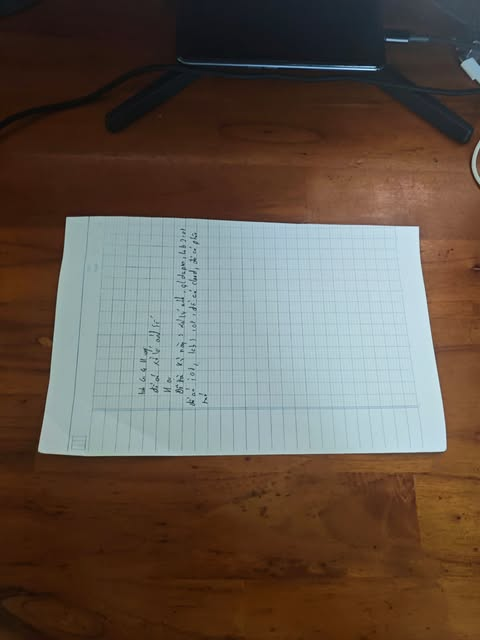
#> input picture experiments/data/WrongEXIF.jpg, 480 x 640 px
$ python geometry_demo.py data/WrongEXIF.jpg --output-dir out   (older library calls are emulated)
#> lines starting #> are read from the running program, lines starting #| are printed output that depends on the picture; after the words box and inside, x2 and y2 are one past the last pixel; in counts of white or black regions, pixels touching at a corner belong together
### backend/app/processing/normalize.py
"""Image input and normalization, independent of HTTP, database and UI code."""

import struct
import warnings
from dataclasses import dataclass
from hashlib import sha256
from io import BytesIO
from typing import Literal

import numpy as np
from numpy.typing import NDArray
from PIL import Image, ImageOps, UnidentifiedImageError

from ..settings import MAX_IMAGE_PIXELS, MAX_UPLOAD_BYTES


@dataclass(frozen=True, slots=True)
class ImageInfo:
    """Encoded raster metadata, before EXIF rotation or alpha compositing."""

    format: Literal["JPEG", "PNG"]
    width: int
    height: int
    mode: str
    frame_count: int
    byte_count: int


@dataclass(frozen=True, slots=True)
class EncodedSource:
    """Exact PNG payload and metadata; the storage layer writes these bytes."""

    png_bytes: bytes
    width: int
    height: int
    sha256: str


class ImageValidationError(ValueError):
    """Stable error code and a user-facing message; no HTTP status here."""

    def __init__(self, code: str, message: str) -> None:
        super().__init__(message)
        self.code = code


def _check_dimensions(width: int, height: int) -> None:
    if width < 2 or height < 2:
        raise ImageValidationError("IMAGE_TOO_SMALL", "Chiều rộng và chiều cao ảnh phải từ 2 pixel.")
    if width * height > MAX_IMAGE_PIXELS:
        raise ImageValidationError("TOO_MANY_PIXELS", "Ảnh vượt giới hạn 16 triệu pixel.")


def validate_image(data: bytes) -> ImageInfo:
    """Check bytes/header/container without decoding pixels or changing input.

    Pillow's open() is lazy and verify() is not a full decoder. A later
    normalization step must reopen and load(), rejecting decode failures too.
    https://pillow.readthedocs.io/en/stable/reference/Image.html#PIL.Image.Image.verify
    """
    if not data:
        raise ImageValidationError("EMPTY_FILE", "Tệp ảnh rỗng.")
    if len(data) > MAX_UPLOAD_BYTES:
        raise ImageValidationError("FILE_TOO_LARGE", "Tệp ảnh vượt giới hạn 15 MiB.")
    if data.startswith(b"\x89PNG\r\n\x1a\n"):
        image_format: Literal["JPEG", "PNG"] = "PNG"
    elif data.startswith(b"\xff\xd8\xff"):
        image_format = "JPEG"
    else:
        raise ImageValidationError("UNSUPPORTED_FORMAT", "Chỉ hỗ trợ ảnh JPEG hoặc PNG hợp lệ.")

    try:
        # Keep Pillow's global protection intact; map its warning/error to our
        # stricter 16 MP quota even if Pillow rejects during header parsing.
        with warnings.catch_warnings():
            warnings.simplefilter("error", Image.DecompressionBombWarning)
            with Image.open(BytesIO(data), formats=("JPEG", "PNG")) as image:
                width, height = image.size
                _check_dimensions(width, height)
                frames = getattr(image, "n_frames", 1)
                if frames != 1:
                    raise ImageValidationError("MULTI_FRAME_IMAGE", "Chỉ hỗ trợ ảnh tĩnh có một frame.")
                info = ImageInfo(image_format, width, height, image.mode, frames, len(data))
                # Quotas come first; PNG CRC/truncation checks need no raster.
                image.verify()
                return info
    except ImageValidationError:
        raise
    except (Image.DecompressionBombWarning, Image.DecompressionBombError) as error:
        raise ImageValidationError("TOO_MANY_PIXELS", "Ảnh vượt giới hạn 16 triệu pixel.") from error
    except (UnidentifiedImageError, OSError, SyntaxError, ValueError, EOFError, struct.error) as error:
        raise ImageValidationError("INVALID_IMAGE", "Không đọc được ảnh: header hoặc dữ liệu tệp bị hỏng.") from error


def normalize_image(data: bytes) -> NDArray[np.uint8]:
    """Validate uploaded bytes and return an owned, contiguous H*W*3 BGR raster.

    EXIF is applied to a fresh decoder object, not to the original bytes.
    https://pillow.readthedocs.io/en/stable/reference/ImageOps.html#PIL.ImageOps.exif_transpose
    """
    validate_image(data)
#> in validate_image, image is the input picture: PIL image 480x640 RGB; mean R, G, B 98.9, 85.9, 75
#> in validate_image, `frames = getattr(image, "n_frames", 1)`: frames = 1
    try:
        # verify() consumes the first decoder; reopen before loading pixels.
        with Image.open(BytesIO(data), formats=("JPEG", "PNG")) as image:
            image.load()
            ImageOps.exif_transpose(image, in_place=True)
            _check_dimensions(*image.size)
            if image.has_transparency_data:
                rgba = image.convert("RGBA")
                white = Image.new("RGBA", image.size, "white")
                rgb = Image.alpha_composite(white, rgba).convert("RGB")
            else:
                rgb = image if image.mode == "RGB" else image.convert("RGB")
            # Reverse RGB channels then copy: no negative stride or decoder
            # lifetime remains in the array consumed by OpenCV.
            return np.ascontiguousarray(np.asarray(rgb, dtype=np.uint8)[:, :, ::-1])
    except ImageValidationError:
        raise
    except (OSError, SyntaxError, ValueError, EOFError, struct.error) as error:
        raise ImageValidationError("INVALID_IMAGE", "Không giải mã được ảnh: dữ liệu pixel hoặc metadata bị hỏng.") from error


def encode_normalized_png(bgr: NDArray[np.uint8]) -> EncodedSource:
    """Encode BGR pixels losslessly, without inheriting the upload's EXIF.

    The 15 MiB quota applies to uploads, not to this internal PNG artifact.
    Hash the exact payload to be saved, not raw pixels or original file bytes.
    """
    if bgr.dtype != np.uint8 or bgr.ndim != 3 or bgr.shape[2] != 3:
        raise ImageValidationError("INVALID_NORMALIZED_IMAGE", "Nguồn chuẩn hóa phải là mảng BGR uint8 có shape (H, W, 3).")
    height, width = bgr.shape[:2]
    _check_dimensions(width, height)
    buffer = BytesIO()
    # A fresh RGB image has no inherited EXIF/ICC/XMP. Pillow interprets arrays
    # as RGB, so channel reversal is required even though the core uses BGR.
    with Image.fromarray(bgr[:, :, ::-1]) as image:
        image.save(buffer, format="PNG", compress_level=6)
    png_bytes = buffer.getvalue()
    return EncodedSource(png_bytes, width, height, sha256(png_bytes).hexdigest())

### backend/app/processing/geometry.py
"""Source geometry only; independent of HTTP, storage and image decoding."""

from collections.abc import Mapping, Sequence
from itertools import combinations
from math import atan2, dist, floor, fsum, hypot, isfinite
from numbers import Integral, Real

import cv2
import numpy as np
from numpy.typing import NDArray

from ..settings import MAX_IMAGE_PIXELS

Point = tuple[float, float]
Quad = tuple[Point, Point, Point, Point]

# Implementation baselines, relative to the pixel diagonal; not detector accuracy.
POINT_DISTANCE_EPS_RATIO = 1e-6
MIN_EDGE_LENGTH_RATIO = 1e-3
MIN_QUAD_AREA_RATIO = 1e-6
MAX_WARP_LONG_EDGE = 2400
MAX_WARP_PIXELS = 5_760_000


class GeometryValidationError(ValueError):
    """Stable reason code and Vietnamese message, without an HTTP status."""

    def __init__(self, code: str, message: str) -> None:
        super().__init__(message)
        self.code = code


def _scales(width: int, height: int) -> Point:
    if any(isinstance(d, bool) or not isinstance(d, Integral) or d < 2 for d in (width, height)):
        raise GeometryValidationError("INVALID_DIMENSIONS", "Kích thước ảnh phải là số nguyên từ 2 pixel.")
    try:
        scales = float(int(width) - 1), float(int(height) - 1)
    except OverflowError as error:
        raise GeometryValidationError("INVALID_DIMENSIONS", "Kích thước ảnh vượt phạm vi số thực.") from error
    if not isfinite(hypot(*scales)):
        raise GeometryValidationError("INVALID_DIMENSIONS", "Đường chéo ảnh vượt phạm vi số thực.")
    return scales


def _point(point: Sequence[Real]) -> Point:
    try:
        if isinstance(point, (str, bytes, Mapping)) or len(point) != 2:
            raise ValueError
        values = point[0], point[1]
        if any(isinstance(v, bool) or not isinstance(v, Real) for v in values):
            raise ValueError
        result = float(values[0]), float(values[1])
        if not all(isfinite(v) for v in result):
            raise ValueError
    except (TypeError, ValueError, OverflowError, IndexError, KeyError) as error:
        raise GeometryValidationError("INVALID_POINT", "Mỗi điểm phải có đúng hai tọa độ số thực hữu hạn.") from error
    return result


def _bounded_point(point: Sequence[Real], max_x: float, max_y: float) -> Point:
    x, y = _point(point)
    if not (0 <= x <= max_x and 0 <= y <= max_y):
        raise GeometryValidationError("POINT_OUT_OF_BOUNDS", "Tọa độ nằm ngoài phạm vi ảnh.")
    return x, y


# [9 lines left out: function pixel_to_normalized, not called in this run]


def normalized_to_pixel(point: Sequence[Real], width: int, height: int) -> Point:
    """Map one finite [u,v] in [0,1] to source pixels without rounding.

    GeometryValidationError carries INVALID_DIMENSIONS, INVALID_POINT or
    POINT_OUT_OF_BOUNDS. Use the dimensions of the normalized source.
    """
    max_x, max_y = _scales(width, height)
    u, v = _bounded_point(point, 1, 1)
    return u * max_x, v * max_y


def _quad_pixels(corners: Sequence[Sequence[Real]], width: int, height: int) -> Quad:
    _scales(width, height)
    try:
        if isinstance(corners, (str, bytes, Mapping)) or len(corners) != 4:
            raise ValueError
    except (TypeError, ValueError) as error:
        raise GeometryValidationError("INVALID_CORNER_COUNT", "Vùng chọn phải có đúng bốn điểm.") from error
    pixels = tuple(normalized_to_pixel(point, width, height) for point in corners)
    return pixels[0], pixels[1], pixels[2], pixels[3]


def validate_quad_points(corners: Sequence[Sequence[Real]], width: int, height: int) -> Quad:
    """Check four normalized points and return source pixel points in input order.

    This partial gate checks shape/range, all six point pairs and four cyclic
    edges (including 3→0). It does NOT certify area, convexity, winding or
    intersections; the later topology gate must run before any homography.
    Distances <=1e-6*diagonal are duplicates; edges <=1e-3*diagonal are too
    short. No rounding, sorting, clamping or detector minimum-area filter.
    Errors add INVALID_CORNER_COUNT, DUPLICATE_POINTS and SHORT_EDGE to the
    coordinate helper's reason codes.
    """
    pixels = _quad_pixels(corners, width, height)
    diagonal = hypot(*_scales(width, height))
    duplicate_epsilon = POINT_DISTANCE_EPS_RATIO * diagonal
    min_edge = MIN_EDGE_LENGTH_RATIO * diagonal
    for i, j in combinations(range(4), 2):
        if dist(pixels[i], pixels[j]) <= duplicate_epsilon:
            raise GeometryValidationError("DUPLICATE_POINTS", f"Điểm {i} và {j} trùng hoặc quá gần nhau.")
    for i in range(4):
        j = (i + 1) % 4
        if dist(pixels[i], pixels[j]) <= min_edge:
            raise GeometryValidationError("SHORT_EDGE", f"Cạnh {i}→{j} quá ngắn (ngưỡng {min_edge:.6g} pixel).")
    return pixels[0], pixels[1], pixels[2], pixels[3]


def _cross(a: Point, b: Point, c: Point) -> float:
    return (b[0] - a[0]) * (c[1] - a[1]) - (b[1] - a[1]) * (c[0] - a[0])


def _signed_area(points: Quad) -> float:
    # Shoelace translated to p0, equivalent to two signed triangles. Avoid
    # subtracting large global products for a small crop near the image edge.
    return fsum(_cross(points[0], points[i], points[i + 1]) for i in (1, 2)) / 2


def _segments_intersect(a: Point, b: Point, c: Point, d: Point) -> bool:
    """Include endpoint touch/collinear overlap, in diagonal-scaled pixels."""
    epsilon = POINT_DISTANCE_EPS_RATIO

    def orientation(p: Point, q: Point, r: Point) -> int:
        cross = _cross(p, q, r)
        if abs(cross) <= epsilon * dist(p, q):
            return 0
        return 1 if cross > 0 else -1

    def on_segment(p: Point, q: Point, r: Point) -> bool:
        return all(min(p[k], q[k]) - epsilon <= r[k] <= max(p[k], q[k]) + epsilon for k in (0, 1))

    o1, o2 = orientation(a, b, c), orientation(a, b, d)
    o3, o4 = orientation(c, d, a), orientation(c, d, b)
    if o1 * o2 < 0 and o3 * o4 < 0:
        return True
    return (
        (o1 == 0 and on_segment(a, b, c)) or (o2 == 0 and on_segment(a, b, d))
        or (o3 == 0 and on_segment(c, d, a)) or (o4 == 0 and on_segment(c, d, b))
    )


def validate_quad(corners: Sequence[Sequence[Real]], width: int, height: int) -> Quad:
    """Return pixel corners only for a simple, strictly convex clockwise quad.

    Input is normalized and cyclic; keep its start/handle order unchanged.
    In y-down coordinates positive signed area means clockwise. After the
    point/edge gate, reject near-collinear turns, opposite-edge crossings or
    touches, area <=1e-6*D², concavity and reversed winding (in that order).
    GeometryValidationError adds DEGENERATE_QUAD, SELF_INTERSECTION,
    NON_CONVEX_QUAD and INVALID_WINDING. No right-angle or parallel test.
    """
    pixels = validate_quad_points(corners, width, height)
    diagonal = hypot(*_scales(width, height))
    scaled = tuple((x / diagonal, y / diagonal) for x, y in pixels)
    turns = []
    for i in range(4):
        a, b, c = scaled[i], scaled[(i + 1) % 4], scaled[(i + 2) % 4]
        turn = _cross(a, b, c)
        # Cross has area units: compare to a distance tolerance times edge
        # length, rather than comparing an area directly to a pixel epsilon.
        if abs(turn) <= POINT_DISTANCE_EPS_RATIO * max(dist(a, b), dist(b, c)):
            raise GeometryValidationError("DEGENERATE_QUAD", "Ba góc liên tiếp thẳng hàng hoặc quá gần thẳng hàng.")
        turns.append(turn)
    if _segments_intersect(scaled[0], scaled[1], scaled[2], scaled[3]) or _segments_intersect(
        scaled[1], scaled[2], scaled[3], scaled[0]
    ):
        raise GeometryValidationError("SELF_INTERSECTION", "Các cạnh đối của vùng chọn giao hoặc chạm nhau.")
    area = _signed_area(scaled)
    if abs(area) <= MIN_QUAD_AREA_RATIO:
        raise GeometryValidationError("DEGENERATE_QUAD", "Diện tích vùng chọn quá nhỏ hoặc gần suy biến.")
    if not (all(turn > 0 for turn in turns) or all(turn < 0 for turn in turns)):
        raise GeometryValidationError("NON_CONVEX_QUAD", "Vùng chọn phải là tứ giác lồi.")
    if area < 0:
        raise GeometryValidationError("INVALID_WINDING", "Các góc phải theo chiều kim đồng hồ trong ảnh.")
    return pixels


# [26 lines left out: function order_auto_corners, not called in this run]


def _estimated_size(pixels: Quad) -> tuple[int, int]:
    p0, p1, p2, p3 = pixels
    width = max(2, floor(max(dist(p0, p1), dist(p2, p3)) + 0.5))
    height = max(2, floor(max(dist(p0, p3), dist(p1, p2)) + 0.5))
    longest = max(width, height)
    if longest > MAX_WARP_LONG_EDGE:
        # Same exact half-up scaling rule as display resizing, with a geometry
        # minimum of 2 instead of 1. Preserve the ratio of rounded estimates.
        width = max(2, (2 * width * MAX_WARP_LONG_EDGE + longest) // (2 * longest))
        height = max(2, (2 * height * MAX_WARP_LONG_EDGE + longest) // (2 * longest))
    if max(width, height) > MAX_WARP_LONG_EDGE or width * height > MAX_WARP_PIXELS:
        raise GeometryValidationError("INVALID_WARP_SIZE", "Kích thước warp vượt giới hạn đầu ra.")
    return width, height


# [9 lines left out: function estimate_warp_size, not called in this run]


def compute_homography(
    corners: Sequence[Sequence[Real]], width: int, height: int,
) -> tuple[NDArray[np.float64], tuple[int, int]]:
    """Return source→destination H and estimated (W,H), after full validation.

    Match p0,p1,p2,p3 to (0,0),(W−1,0),(W−1,H−1),(0,H−1). Keep source
    fractions (OpenCV requires float32 point arrays), no sorting of handles.
    Reject a nonfinite or singular matrix before image allocation/sampling.
    https://docs.opencv.org/4.x/da/d54/group__imgproc__transform.html
    """
    pixels = validate_quad(corners, width, height)
    size = _estimated_size(pixels)
    w, h = size
    source_points = np.array(pixels, dtype=np.float32)
    destination_points = np.array([(0, 0), (w - 1, 0), (w - 1, h - 1), (0, h - 1)], dtype=np.float32)
    try:
        matrix = cv2.getPerspectiveTransform(source_points, destination_points)
        if matrix.shape != (3, 3) or not np.all(np.isfinite(matrix)):
            raise GeometryValidationError("INVALID_HOMOGRAPHY", "Ma trận phối cảnh không hữu hạn hoặc sai kích thước.")
        sign, log_determinant = np.linalg.slogdet(matrix)
        if sign == 0 or not np.isfinite(log_determinant):
            raise GeometryValidationError("INVALID_HOMOGRAPHY", "Ma trận phối cảnh không khả nghịch.")
    except (cv2.error, np.linalg.LinAlgError) as error:
        raise GeometryValidationError("INVALID_HOMOGRAPHY", "Không tính được ma trận phối cảnh hợp lệ.") from error
    return matrix, size


def warp_document(source: NDArray[np.uint8], corners: Sequence[Sequence[Real]]) -> NDArray[np.uint8]:
    """Warp normalized-source BGR uint8 to an independent rectangular image.

    Input HWC3, dimensions >=2 and <=16 MP; normalized corners must pass
    full geometry validation. Estimated output <=2400 per side /5.76 MP.
    H is forward source→target; warpPerspective samples inversely using
    INTER_LINEAR, BORDER_REPLICATE. No EXIF, filters, rotation or preview here.
    Errors add INVALID_SOURCE, TOO_MANY_PIXELS and WARP_FAILED; no HTTP/DB.
    """
    if not isinstance(source, np.ndarray) or source.dtype != np.uint8 or source.ndim != 3 or source.shape[2] != 3:
        raise GeometryValidationError("INVALID_SOURCE", "Nguồn warp phải là BGR uint8, shape (H,W,3).")
    height, width = source.shape[:2]
    _scales(width, height)
    if width * height > MAX_IMAGE_PIXELS:
        raise GeometryValidationError("TOO_MANY_PIXELS", "Ảnh nguồn vượt giới hạn 16 triệu pixel.")
    matrix, size = compute_homography(corners, width, height)
    try:
        if max(width, height) >= 32767:
            return _warp_large_source(source, matrix, size)
        return cv2.warpPerspective(source, matrix, size, flags=cv2.INTER_LINEAR, borderMode=cv2.BORDER_REPLICATE)
    except cv2.error as error:
        raise GeometryValidationError("WARP_FAILED", "Không lấy mẫu được ảnh sau biến đổi phối cảnh.") from error


# [42 lines left out: function _warp_large_source, not called in this run]

### experiments/geometry_demo.py
"""Render a local source, numbered quad overlay and warp; no detector or UI."""

import argparse
import json
import sys
from hashlib import sha256
from pathlib import Path

import cv2
import numpy as np

PROJECT_ROOT = Path(__file__).resolve().parents[1]
sys.path.insert(0, str(PROJECT_ROOT / 'backend'))

from app.processing.geometry import GeometryValidationError, compute_homography, validate_quad, warp_document
from app.processing.normalize import ImageValidationError, encode_normalized_png, normalize_image
from app.settings import MAX_UPLOAD_BYTES


def main(argv: list[str] | None = None) -> int:
    parser = argparse.ArgumentParser(description='Minh họa quad và homography từ ảnh nguồn; không tự phát hiện góc.')
    parser.add_argument('input', type=Path, help='JPEG/PNG gốc, áp EXIF khi chuẩn hóa.')
    parser.add_argument('--output-dir', type=Path, required=True, help='Thư mục mới, không ghi đè.')
    parser.add_argument('--corners', default='[[0,0],[1,0],[1,1],[0,1]]',
                        help='JSON bốn [u,v] trên source sau EXIF, theo chiều kim đồng hồ; mặc định toàn ảnh.')
    args = parser.parse_args(argv)
    try:
        corners = json.loads(args.corners)
    except json.JSONDecodeError:
        parser.error('--corners phải là JSON hợp lệ.')
    try:
        with args.input.open('rb') as stream:
            original = stream.read(MAX_UPLOAD_BYTES + 1)
        source = normalize_image(original)
#> in normalize_image, `return np.ascontiguousarray(np.asarray(rgb, dtype=np.uint8)[:, :, ::-1])`:
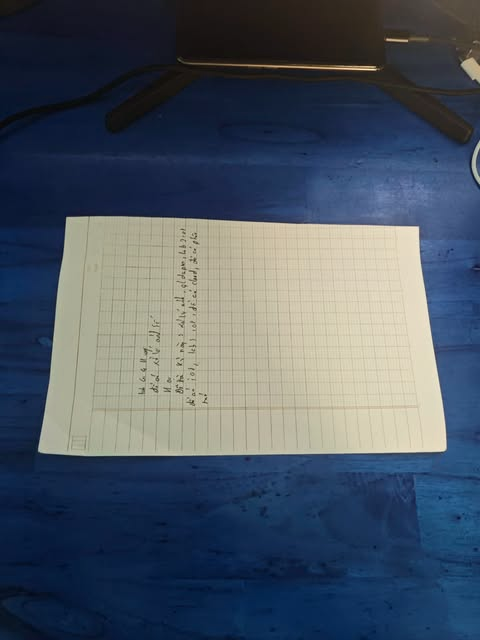
#> returned value: shape (640, 480, 3); mean of channels 0, 1, 2 75, 85.9, 98.9; drawn as R, G, B
        height, width = source.shape[:2]
        pixels = validate_quad(corners, width, height)
        matrix, size = compute_homography(corners, width, height)
        warped = warp_document(source, corners)
        overlay = source.copy()
        # Only the visualization rounds points; metadata/warp retain subpixels.
        drawn = np.floor(np.array(pixels) + 0.5).astype(np.int32)
        thickness = max(1, min(width,height)//300)
        cv2.polylines(overlay, [drawn], True, (40,210,40), thickness)
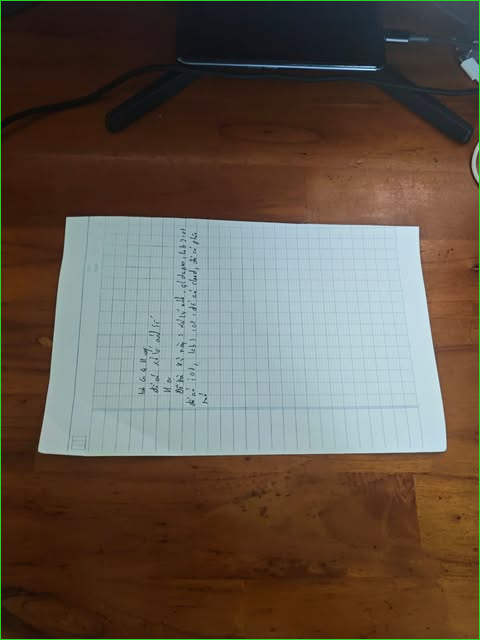
#> overlay: shape (640, 480, 3); 0.73% of pixels changed, all inside (x1, y1, x2, y2) = (0, 0, 480, 640)
        colors = [(0,0,255),(0,210,0),(255,0,0),(0,220,220)]
        for i, (point,color) in enumerate(zip(drawn, colors, strict=True)):
            x,y = map(int,point)
            cv2.circle(overlay,(x,y),max(3,thickness*2),color,-1)
            cv2.putText(overlay,str(i),(max(0,min(x+6,width-16)),max(14,min(y+18,height-2))),
                        cv2.FONT_HERSHEY_SIMPLEX,0.5,color,max(1,thickness))
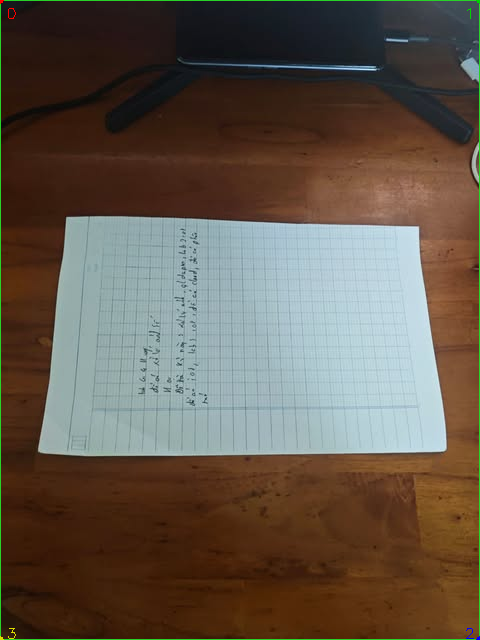
#> overlay: shape (640, 480, 3); 0.04% of pixels changed, all inside (x1, y1, x2, y2) = (0, 0, 480, 640)
        artifacts=[]
        info={'input':{'sha256':sha256(original).hexdigest(),'byte_count':len(original)},
              'corners_normalized':corners,'corners_source_px':pixels,
              'corners_warp_px':[(0,0),(size[0]-1,0),(size[0]-1,size[1]-1),(0,size[1]-1)],
              'homography_source_to_warp':matrix.tolist(),
              'aspect_policy':'estimated','interpolation':'INTER_LINEAR','border_mode':'BORDER_REPLICATE',
              'opencv_version':cv2.__version__}
        for name,image in [('source',source),('overlay',overlay),('warp',warped)]:
            encoded=encode_normalized_png(image)
            info[name]={'file':name+'.png','width':encoded.width,'height':encoded.height,
                        'sha256':encoded.sha256,'byte_count':len(encoded.png_bytes)}
            artifacts.append((name+'.png',encoded.png_bytes))
#> this loop made 3 passes
#> name on passes 1 to 3: 'source', 'overlay', 'warp'
#> after the loop, artifacts = 3 items; info = 12 items
        # Metadata last: its presence indicates all three images were written.
        artifacts.append(('metadata.json',(json.dumps(info,ensure_ascii=False,indent=2)+'\n').encode('utf-8')))
        output=args.output_dir.resolve()
        output.mkdir(parents=True)
        for name,payload in artifacts:
            with (output/name).open('xb') as stream:
                stream.write(payload)
#> this loop made 4 passes
#> name on passes 1 to 4: 'source.png', 'overlay.png', 'warp.png', 'metadata.json'
    except (ImageValidationError,GeometryValidationError) as error:
        print(f'Lỗi [{error.code}]: {error}',file=sys.stderr)
        return 1
    except FileExistsError:
        print('Lỗi [OUTPUT_EXISTS]: Hãy chọn thư mục đầu ra mới.',file=sys.stderr)
        return 1
    except OSError as error:
        print(f'Lỗi [IO_ERROR]: {error}',file=sys.stderr)
        return 1
    print(f'Đã tạo source.png, overlay.png, warp.png và metadata.json tại: {output}')
    return 0


if __name__ == '__main__':
    sys.stdout.reconfigure(encoding='utf-8')
    sys.stderr.reconfigure(encoding='utf-8')
    raise SystemExit(main())
#> (the program exits here)
